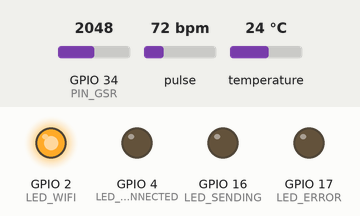
A sketch run on a simulated ESP32. Shown: output pins drawn as LEDs (lit = HIGH). Dashed ring = blinking. The inputs (shaded band) are chosen by the test bench; at power-on: temperature 24 °C, GPIO 34 (PIN_GSR) = 2048, pulse 72 bpm. WiFi joins after 1.5 s; servers stay silent unless stated; uploads are accepted with an empty reply; the local clock reads 2024-03-15 10:24:30 at power-on unless the sketch sets it; what the sketch prints to the serial monitor is not drawn.

Above: at 0.4 s.
At 1.9 s:
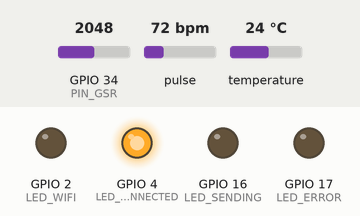
At 3.0 s:
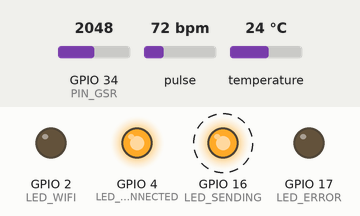
3.1 s: temperature set to 41 °C
6.6 s: GPIO 34 (PIN_GSR) set to 491
10.1 s: temperature set to 12 °C
13.6 s: GPIO 34 (PIN_GSR) set to 1228
Timing chart, 0 to 18.1 s (numbered marks = the images above; inputs shaded):
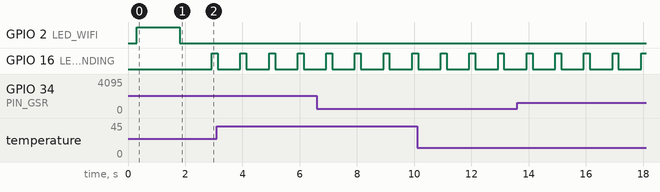

Measured:
- by itself, GPIO 16 (LED_SENDING): alternates HIGH for 0.21 s and LOW for 0.79 s

The sketch:

esp32_wifi_health_glove.ino
```cpp
/**
 * Smart Glove — Production WiFi IoT Firmware
 * Architecture: Sensors → ESP32 → HTTPS POST → Render Backend → Mobile Dashboard
 *
 * Required libraries (Arduino Library Manager):
 *   - WiFiManager by tzapu
 *   - ArduinoJson by Benoit Blanchon
 *   - Adafruit TMP117
 *   - SparkFun MAX3010x Pulse and Heart Rate Sensor (MAX30102)
 *   - Wire (built-in)
 *
 * First boot: connect phone to AP "HealthGlove_Setup" → captive portal → save WiFi.
 */

#include <WiFi.h>
#include <WiFiManager.h>
#include <WiFiClientSecure.h>
#include <HTTPClient.h>
#include <ArduinoJson.h>
#include <Wire.h>
#include <time.h>

#include <Adafruit_TMP117.h>
#include <MAX30105.h>
#include "heartRate.h"

// ===================== CONFIG =====================
static const char* BACKEND_VITALS_URL =
  "https://smartgloves-backend.onrender.com/api/vitals";

static const char* AP_PORTAL_NAME = "HealthGlove_Setup";
static const char* DEFAULT_PATIENT_ID = "P001";
static const char* DEFAULT_DEVICE_ID = "ESP32_001";

static const uint32_t SENSOR_INTERVAL_MS = 1000;
static const uint32_t POST_INTERVAL_MS = 1000;
static const uint32_t WIFI_CHECK_MS = 10000;
static const uint32_t HTTP_TIMEOUT_MS = 20000;
static const int MAX_HTTP_RETRIES = 3;

// I2C
static const int I2C_SDA = 21;
static const int I2C_SCL = 22;

// GSR analog
static const int PIN_GSR = 34;

// LEDs (active HIGH)
static const int LED_WIFI = 2;
static const int LED_CONNECTED = 4;
static const int LED_SENDING = 16;
static const int LED_ERROR = 17;

// ===================== GLOBALS =====================
Adafruit_TMP117 tmp117;
MAX30105 particleSensor;
WiFiClientSecure secureClient;

bool tmp117Ok = false;
bool max30102Ok = false;

uint32_t lastSensorMs = 0;
uint32_t lastPostMs = 0;
uint32_t lastWifiCheckMs = 0;

struct VitalsSnapshot {
  float temperature = 36.5f;
  int heartRate = 75;
  int spo2 = 98;
  int gsr = 1200;
  String temperatureCondition = "Normal";
  String heartRateCondition = "Normal";
  String spo2Condition = "Normal";
  String gsrCondition = "Normal";
};

VitalsSnapshot currentVitals;
byte rates[100];
byte rateSpot = 0;
long lastBeat = 0;
float beatsPerMinute = 0;
int beatAvg = 0;

// ===================== LED HELPERS =====================
void ledAllOff() {
  digitalWrite(LED_WIFI, LOW);
  digitalWrite(LED_CONNECTED, LOW);
  digitalWrite(LED_SENDING, LOW);
  digitalWrite(LED_ERROR, LOW);
}

void ledWifiConnecting() {
  ledAllOff();
  digitalWrite(LED_WIFI, HIGH);
}

void ledConnectedOk() {
  ledAllOff();
  digitalWrite(LED_CONNECTED, HIGH);
}

void ledSending() {
  digitalWrite(LED_SENDING, HIGH);
}

void ledBackendError() {
  digitalWrite(LED_ERROR, HIGH);
}

// ===================== CONDITION LABELS =====================
String conditionTemperature(float t) {
  if (t <= 0.0f) return "Invalid";
  if (t >= 39.0f) return "Critical";
  if (t >= 38.0f) return "High";
  if (t >= 37.5f) return "Moderate";
  return "Normal";
}

String conditionHeartRate(int hr) {
  if (hr == 0) return "Invalid";
  if (hr >= 140) return "Critical";
  if (hr >= 120) return "High";
  if (hr >= 100) return "Moderate";
  if (hr >= 60) return "Normal";
  return "Moderate";
}

String conditionSpo2(int spo2) {
  if (spo2 == 0) return "Invalid";
  if (spo2 < 90) return "Critical";
  if (spo2 <= 93) return "High";
  if (spo2 <= 95) return "Moderate";
  return "Normal";
}

String conditionGsr(int gsr) {
  if (gsr <= 10) return "Invalid";
  if (gsr >= 3000) return "Critical";
  if (gsr >= 2500) return "High";
  if (gsr >= 2000) return "Moderate";
  return "Normal";
}

// ===================== WiFiManager =====================
bool connectWiFi() {
  Serial.println("[WiFi] Starting WiFiManager...");
  ledWifiConnecting();

  WiFiManager wm;
  wm.setConfigPortalTimeout(180);
  wm.setConnectTimeout(30);
  wm.setCaptivePortalEnable(true);

  bool ok = wm.autoConnect(AP_PORTAL_NAME);
  if (!ok) {
    Serial.println("[WiFi] Portal timeout — restarting");
    ledBackendError();
    delay(2000);
    ESP.restart();
    return false;
  }

  Serial.print("[WiFi] Connected. IP: ");
  Serial.println(WiFi.localIP());
  ledConnectedOk();

  configTime(0, 0, "pool.ntp.org", "time.nist.gov");
  Serial.println("[NTP] Sync requested");
  return true;
}

void reconnectIfNeeded() {
  if (WiFi.status() == WL_CONNECTED) return;
  Serial.println("[WiFi] Disconnected — reconnecting");
  ledWifiConnecting();
  WiFi.reconnect();
  delay(2000);
  if (WiFi.status() != WL_CONNECTED) {
    Serial.println("[WiFi] Reconnect failed — full portal");
    connectWiFi();
  } else {
    ledConnectedOk();
  }
}

String isoTimestamp() {
  struct tm timeinfo;
  if (!getLocalTime(&timeinfo, 500)) {
    return String(millis());
  }
  char buf[32];
  strftime(buf, sizeof(buf), "%Y-%m-%dT%H:%M:%SZ", &timeinfo);
  return String(buf);
}

// ===================== SENSORS =====================
bool initSensors() {
  Wire.begin(I2C_SDA, I2C_SCL);

  tmp117Ok = tmp117.begin(0x48, &Wire);
  Serial.println(tmp117Ok ? "[TMP117] OK" : "[TMP117] FAIL");

  max30102Ok = particleSensor.begin(Wire, I2C_SPEED_FAST);
  if (max30102Ok) {
    particleSensor.setup();
    particleSensor.setPulseAmplitudeRed(0x0A);
    particleSensor.setPulseAmplitudeIR(0x0A);
    Serial.println("[MAX30102] OK");
  } else {
    Serial.println("[MAX30102] FAIL");
  }

  pinMode(PIN_GSR, INPUT);
  analogSetAttenuation(ADC_11db);
  return tmp117Ok || max30102Ok;
}

void readSensors() {
  if (tmp117Ok) {
    sensors_event_t ev;
    tmp117.getEvent(&ev);
    currentVitals.temperature = ev.temperature;
  } else {
    currentVitals.temperature = 36.5f;
  }

  int gsrRaw = analogRead(PIN_GSR);
  currentVitals.gsr = map(gsrRaw, 0, 4095, 400, 3000);

  if (max30102Ok) {
    long ir = particleSensor.getIR();
    if (checkForBeat(ir)) {
      long delta = millis() - lastBeat;
      lastBeat = millis();
      beatsPerMinute = 60.0 / (delta / 1000.0);
      if (beatsPerMinute < 200 && beatsPerMinute > 30) {
        rates[rateSpot++] = (byte)beatsPerMinute;
        rateSpot %= sizeof(rates);
        beatAvg = 0;
        for (byte i = 0; i < sizeof(rates); i++) beatAvg += rates[i];
        beatAvg /= sizeof(rates);
        currentVitals.heartRate = beatAvg;
      }
    }
    float ratio = (float)particleSensor.getRed() / (float)(particleSensor.getIR() + 1);
    int estSpo2 = (int)(110.0f - 25.0f * ratio);
    estSpo2 = constrain(estSpo2, 85, 100);
    if (ir > 50000) currentVitals.spo2 = estSpo2;
  }

  currentVitals.temperatureCondition = conditionTemperature(currentVitals.temperature);
  currentVitals.heartRateCondition = conditionHeartRate(currentVitals.heartRate);
  currentVitals.spo2Condition = conditionSpo2(currentVitals.spo2);
  currentVitals.gsrCondition = conditionGsr(currentVitals.gsr);

  Serial.printf("[Sensors] T=%.2f HR=%d SpO2=%d GSR=%d\n",
                currentVitals.temperature,
                currentVitals.heartRate,
                currentVitals.spo2,
                currentVitals.gsr);
}

// ===================== HTTPS POST =====================
bool sendData() {
  if (WiFi.status() != WL_CONNECTED) {
    Serial.println("[HTTPS] WiFi down — skip send");
    return false;
  }

  StaticJsonDocument<640> doc;
  doc["patientId"] = DEFAULT_PATIENT_ID;
  doc["deviceId"] = DEFAULT_DEVICE_ID;
  doc["temperature"] = roundf(currentVitals.temperature * 100.0f) / 100.0f;
  doc["temperatureCondition"] = currentVitals.temperatureCondition;
  doc["heartRate"] = currentVitals.heartRate;
  doc["heartRateCondition"] = currentVitals.heartRateCondition;
  doc["spo2"] = currentVitals.spo2;
  doc["spo2Condition"] = currentVitals.spo2Condition;
  doc["gsr"] = currentVitals.gsr;
  doc["gsrCondition"] = currentVitals.gsrCondition;
  doc["timestamp"] = isoTimestamp();

  String body;
  serializeJson(doc, body);
  Serial.println("[HTTPS] Payload:");
  Serial.println(body);

  secureClient.setInsecure();
  bool ok = false;

  for (int attempt = 1; attempt <= MAX_HTTP_RETRIES; attempt++) {
    HTTPClient http;
    http.setTimeout(HTTP_TIMEOUT_MS);
    http.setReuse(false);

    ledSending();
    Serial.printf("[HTTPS] POST %d/%d → %s\n", attempt, MAX_HTTP_RETRIES, BACKEND_VITALS_URL);

    if (!http.begin(secureClient, BACKEND_VITALS_URL)) {
      Serial.println("[HTTPS] begin() failed");
      ledBackendError();
      delay(400 * attempt);
      continue;
    }

    http.addHeader("Content-Type", "application/json");
    int code = http.POST(body);
    String response = http.getString();
    http.end();

    Serial.printf("[HTTPS] Response: %d\n", code);
    if (response.length() > 0) Serial.println(response);

    if (code > 0 && code < 300) {
      ok = true;
      ledConnectedOk();
      break;
    }

    ledBackendError();
    Serial.println("[HTTPS] retry...");
    delay(800 * attempt);
  }

  return ok;
}

// ===================== SETUP / LOOP =====================
void setup() {
  Serial.begin(115200);
  delay(300);
  Serial.println("\n=== Smart Glove WiFi IoT ===");

  pinMode(LED_WIFI, OUTPUT);
  pinMode(LED_CONNECTED, OUTPUT);
  pinMode(LED_SENDING, OUTPUT);
  pinMode(LED_ERROR, OUTPUT);
  ledAllOff();

  initSensors();
  connectWiFi();

  lastSensorMs = millis();
  lastPostMs = millis();
  lastWifiCheckMs = millis();
}

void loop() {
  const uint32_t now = millis();

  if (now - lastWifiCheckMs >= WIFI_CHECK_MS) {
    lastWifiCheckMs = now;
    reconnectIfNeeded();
  }

  if (now - lastSensorMs >= SENSOR_INTERVAL_MS) {
    lastSensorMs = now;
    readSensors();
  }

  if (now - lastPostMs >= POST_INTERVAL_MS) {
    lastPostMs = now;
    if (!sendData()) {
      reconnectIfNeeded();
    }
  }

  yield();
}
```
